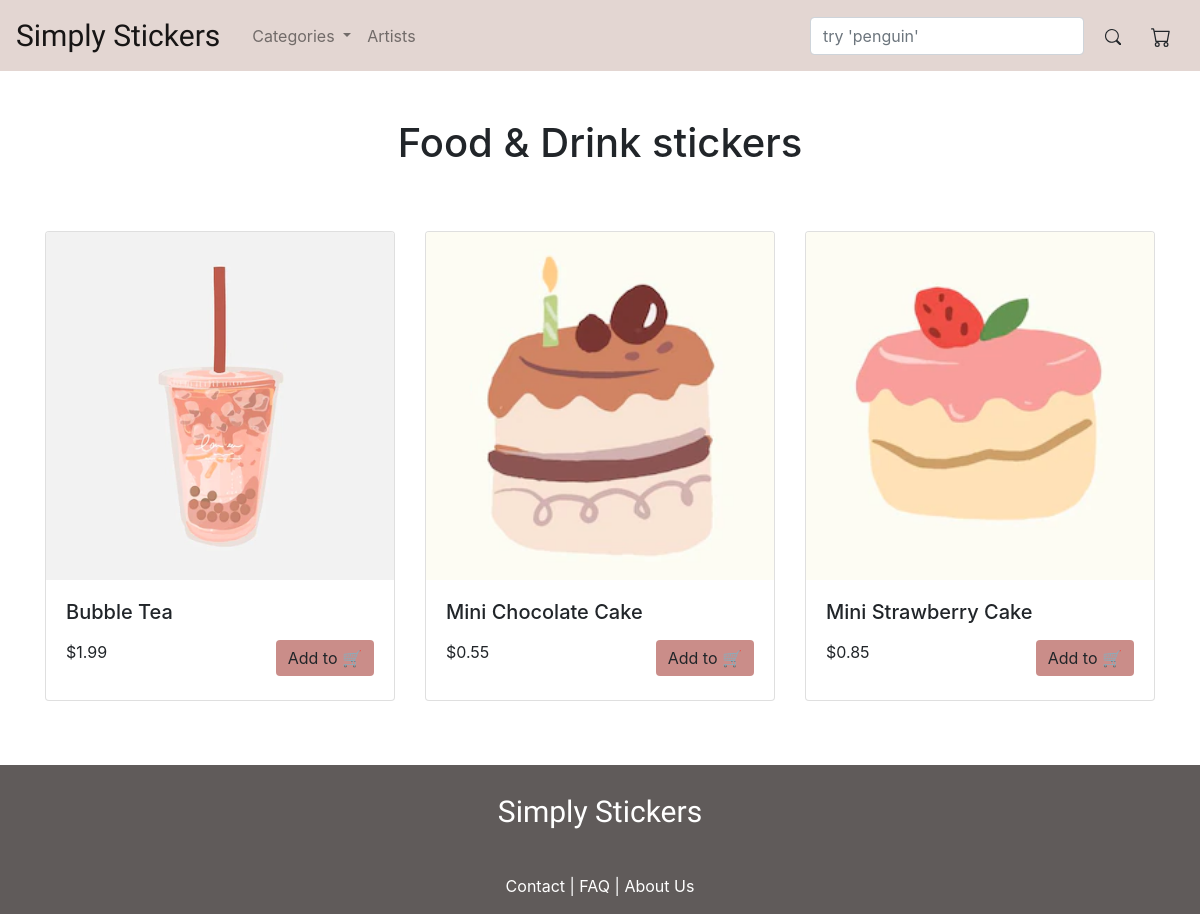
The page /food_drink/ on the database its author committed.
### sticker_store/models.py (models this page shows, shortened)
class Sticker(db.Model):
    __tablename__='stickers'
    id = db.Column(db.Integer, primary_key=True)
    name = db.Column(db.String(64),nullable=False)
    description = db.Column(db.String(500), nullable=False)
    image = db.Column(db.String(60), nullable=False)
    price = db.Column(db.Float, nullable=False)
    artist_id = db.Column(db.Integer, db.ForeignKey('artists.id'))
    shiny = db.Column(db.Boolean)
    puffy = db.Column(db.Boolean)
    category = db.Column(db.String(64))
    alt = db.Column(db.String(64))

### sticker_store/views.py (the view)
@bp.route('/food_drink/')
def food_drink():
    stickers = Sticker.query.filter(Sticker.category == "Food_Or_Drink")
    return render_template('cat_food_drink.html', stickers = stickers)

### sticker_store/templates/cat_food_drink.html (shortened to what this page needs)
{% extends 'base.html' %}
{% block head %}
<div class="container my-5 text-center">
    <h1>Food & Drink stickers</h1>
    {% endblock %}
    {% block main %}
    <div class="container mb-5">
        <div class="row mb-5">
            {% for sticker in stickers%}
            <div class="col col-lg-4 my-3">
                <a href={{ url_for('main.sticker_listing') }} class="text-decoration-none text-reset">
                    <div class="card">
                        <img class="card-img-top" src="{{url_for('static', filename='img/stickers/'+sticker.image)}}"
                            alt="{{ sticker.alt }}">
                        <div class="card-body">
                            <h5 class="card-title">{{sticker.name}}</h5>
                            <p>
                            <form action="{{ url_for('main.order') }}">
                                <input class="btn float-right d-inline-block" type="submit" value="Add to &#128722;"
                                    style="background-color: #CA8D89; border:#CA8D89">
                            </form>
                            </p>
                            <p class="card-text pb-3">${{sticker.price}}</p>
                        </div>
                    </div>
            </div>
            {% endfor %}
        </div>
    </div>
    {% endblock %}

### sticker_store/static/css/styles.css (style rules this page uses)
img { object-fit: cover; max-width: 100%; max-height: 100%; width: auto; height: auto; }

### rows shown on the page
Sticker: image (picture), name "Bubble Tea", price "1.99"
Sticker: image (picture), name "Mini Chocolate Cake", price "0.55"
Sticker: image (picture), name "Mini Strawberry Cake", price "0.85"
